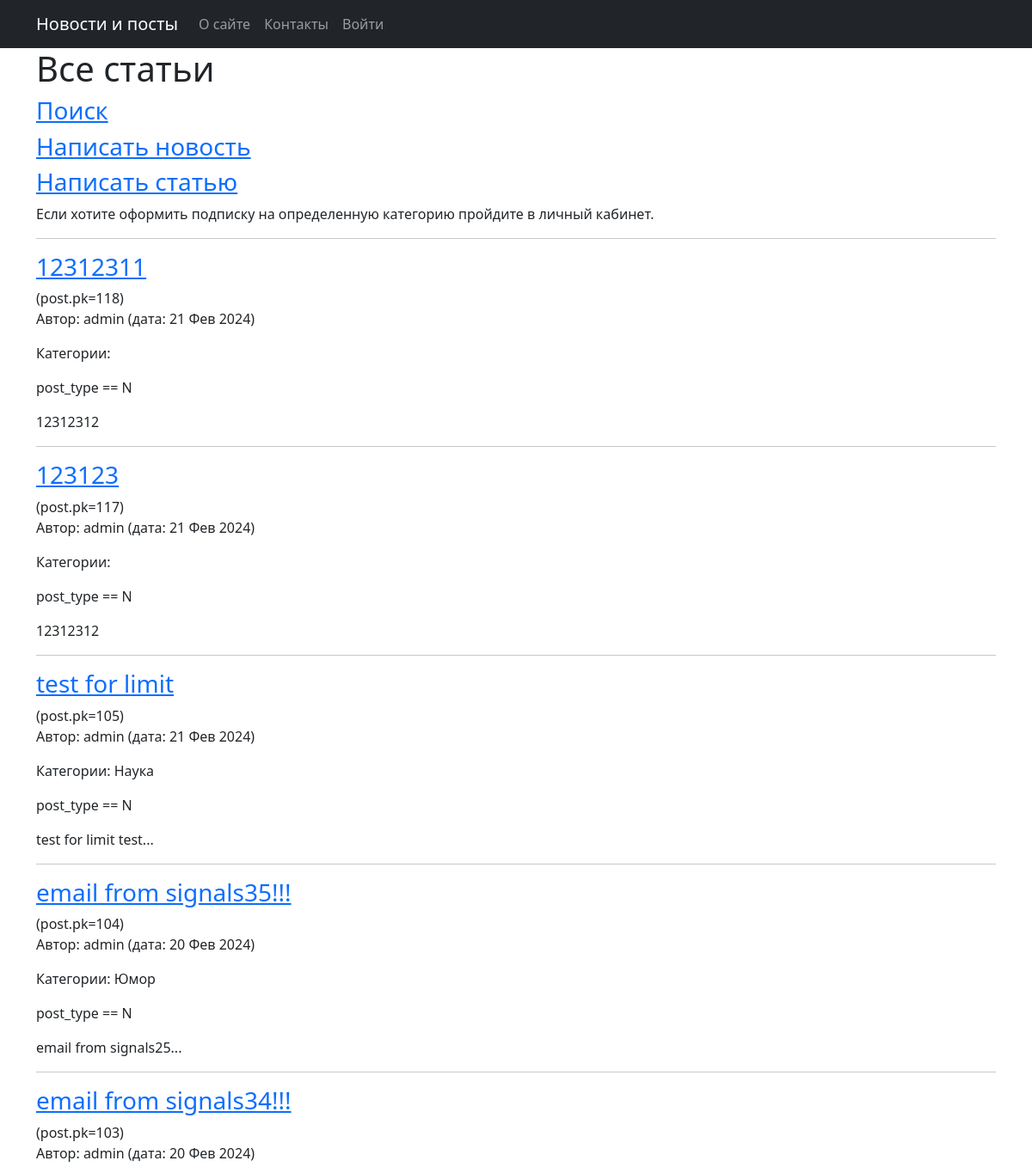
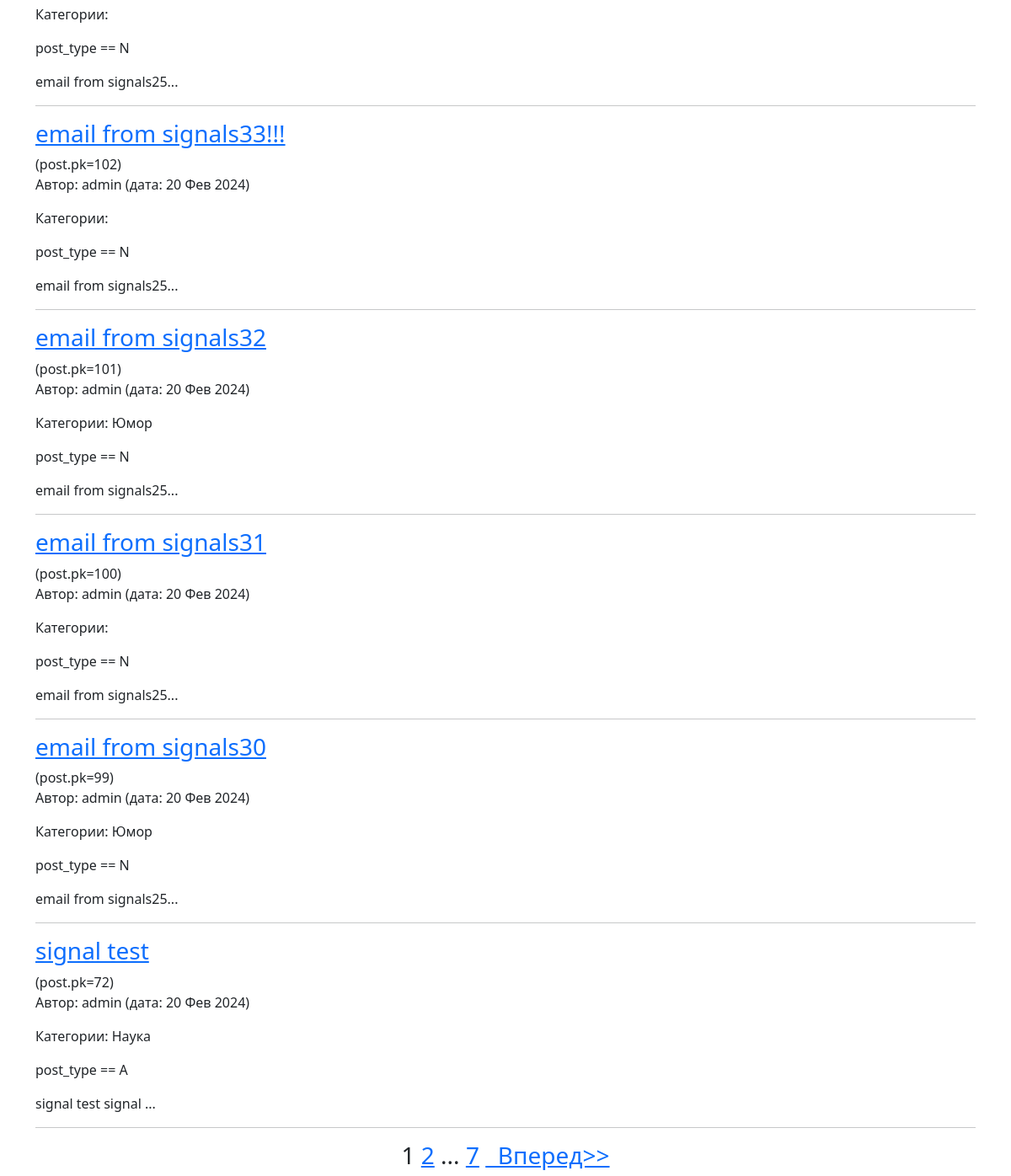
The page / on the database its author committed (2 pictures, top to bottom).
### news/models.py (models this page shows, shortened)
class Post(models.Model):
    article = 'A'
    news = 'N'
    POSITIONS = [(article, 'Статья'),
                 (news, 'Новости')]
    post_type = models.CharField(max_length=1, choices=POSITIONS, default=article)
    time_created = models.DateTimeField(auto_now_add=True, verbose_name='Дата публикации')
    title = models.CharField(max_length=255, unique=True, verbose_name='Название')
    text = models.TextField(verbose_name="Текст")
    rating = models.IntegerField(default=0, verbose_name='Рейтинг')
    author = models.ForeignKey('Author', null=True, on_delete=models.CASCADE)
    category = models.ManyToManyField('Category', through='PostCategory')
    def preview(self) -> str:
        text = self.text[:20]
        if len(text) == 20:
            text += '...'
        return text

class Author(models.Model):
    user = models.OneToOneField(User, on_delete=models.CASCADE, primary_key=True)
    rating = models.IntegerField(default=0)
    subscriptions = models.ManyToManyField('Category', through='Subscribers', verbose_name='Категории в подписке')

class Category(models.Model):
    name = models.CharField(max_length=20, unique=True)
    subs = models.ManyToManyField('Author', through="Subscribers")

### news/views.py (the view, shortened to what this page needs)
# urls.py: path('', PostsList.as_view(), name='all_posts'),
class PostsList(ListView):
    model = Post
    ordering = '-time_created'
    template_name = 'posts.html'
    context_object_name = 'posts'
    paginate_by = 10
    def get_queryset(self):
        queryset = super().get_queryset()
        if not self.request.path or self.request.path == '/':
            return queryset
    def get_context_data(self, **kwargs):
        context = super().get_context_data(**kwargs)
        if 'search/' in self.request.path:
            context['filterset'] = self.filterset
        return context

### news/templatetags/custom_tags.py (called while the page is built)
@register.simple_tag(takes_context=True)
def url_replace(context, **kwargs):
    d = context['request'].GET.copy()
    for k, v in kwargs.items():
        d[k] = v
    return d.urlencode()

### templates/posts.html (shortened to what this page needs)
{% extends 'default.html' %}
{% load custom_filters %}
{% load custom_tags %}
{% block posts_content %}
  <body>
  <h1>Все статьи</h1>
  <h3><a href="/news/search/">Поиск</a></h3>
  <h3><a href="/news/create/">Написать новость</a></h3>
  <h3><a href="/articles/create/">Написать статью</a></h3>
  {% if request.user.is_authenticated %}
  <p>Если хотите оформить подписку на определенную категорию пройдите в
    <a href="{% url 'user_profile' request.user.id %}">личный кабинет</a>.
  </p>
  {% else %}
    <p>Если хотите оформить подписку на определенную категорию пройдите в личный кабинет.</p>
  {% endif %}
  <hr>
  {% if posts %}
    {% for post in posts %}
      <h3><a href="{% url 'news_detail' post.id %}">{{ post.title }}</a></h3>(post.pk={{ post.pk }})
      <p>Автор: {{ post.author.user.username | censor }} (дата: {{ post.time_created | date:'d M Y' }})</p>
      <p>Категории:
        {% for cat in post.category.all %}
          <span> {{ cat.name }} </span>
        {% endfor %}
      </p>
      <p>post_type == {{ post.post_type }}</p>
      {{ post.preview | censor }}
      <hr>
    {% endfor %}
  {% else %}
    <h2>На сайте не опубликовано ни одной статьи</h2>
  {% endif %}
  <div align="center">
    <h3>
      {{ page_obj.number }}
      {% if page_obj.has_next %}
        <a href="?{% url_replace page=page_obj.next_page_number %}">{{ page_obj.next_page_number }}</a>
        {% if paginator.num_pages != page_obj.next_page_number %}
          ...
          <a href="?{% url_replace page=page_obj.paginator.num_pages %}">{{ page_obj.paginator.num_pages }}</a>
        {% endif %}
        {% if page_obj.has_next %}
          <a href="?{% url_replace page=page_obj.next_page_number %}">&nbsp Вперед&gt;&gt;</a>
        {% endif %}
      {% endif %}
    </h3>
  </div>
  </body>
{% endblock posts_content %}

### rows shown on the page
Post: title "12312311", pk "118", author.user.username|censor "admin", time_created "21 Фев 2024", post_type "N", preview|censor "12312312"
Post: title "123123", pk "117", author.user.username|censor "admin", time_created "21 Фев 2024", post_type "N", preview|censor "12312312"
Post: title "test for limit", pk "105", author.user.username|censor "admin", time_created "21 Фев 2024", post_type "N", preview|censor "test for limit test..."
Category: name "Наука"
Post: title "email from signals35!!!", pk "104", author.user.username|censor "admin", time_created "20 Фев 2024", post_type "N", preview|censor "email from signals25..."
Category: name "Юмор"
Post: title "email from signals34!!!", pk "103", author.user.username|censor "admin", time_created "20 Фев 2024", post_type "N", preview|censor "email from signals25..."
Post: title "email from signals33!!!", pk "102", author.user.username|censor "admin", time_created "20 Фев 2024", post_type "N", preview|censor "email from signals25..."
Post: title "email from signals32", pk "101", author.user.username|censor "admin", time_created "20 Фев 2024", post_type "N", preview|censor "email from signals25..."
Post: title "email from signals31", pk "100", author.user.username|censor "admin", time_created "20 Фев 2024", post_type "N", preview|censor "email from signals25..."
Post: title "email from signals30", pk "99", author.user.username|censor "admin", time_created "20 Фев 2024", post_type "N", preview|censor "email from signals25..."
Post: title "signal test", pk "72", author.user.username|censor "admin", time_created "20 Фев 2024", post_type "A", preview|censor "signal test signal ..."

### other values the page prints
{{ page_obj.number }} "1"
{{ page_obj.next_page_number }} "2"
{{ page_obj.paginator.num_pages }} "7"
